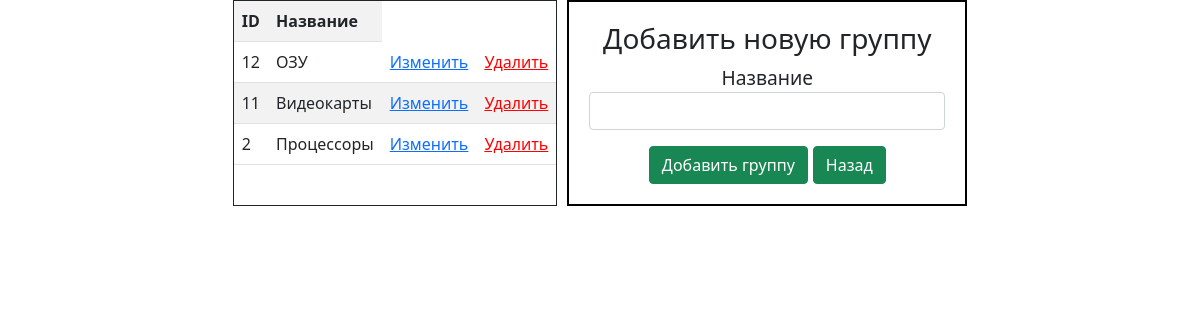
Page /groups.php on the earlier database version.
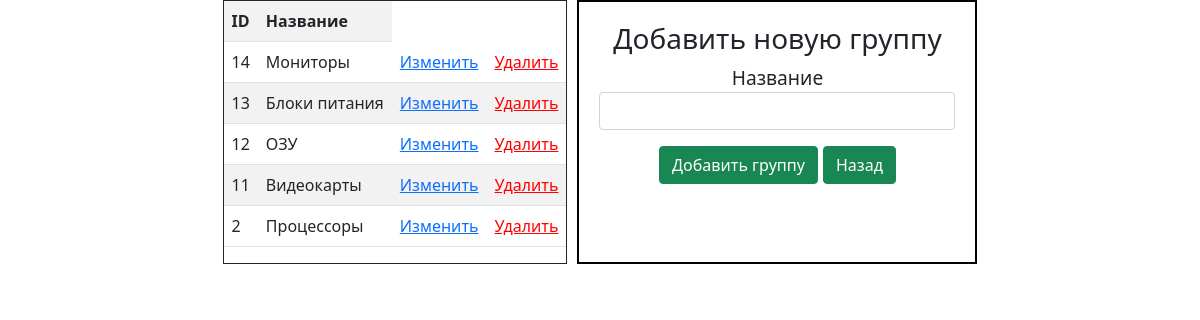
Same page on the later database version.
### tables this page shows
CREATE TABLE `products_groups` (
  `id` int(11) NOT NULL,
  `name` varchar(255) DEFAULT NULL
);

### groups.php (the view, shortened to what this page needs)
<?php
require_once 'config/connect.php';
?>
<!doctype html>
<html lang="en">
<head>
    <link rel="stylesheet" href="style.css">
    <link rel="stylesheet" type="text/css" href="https://cdn.jsdelivr.net/npm/bootstrap@5.1.3/dist/css/bootstrap.min.css">
</head>
<body>
    <div class='wrap'>
        <div class="border border-dark">
            <table class='table table-striped'>
                <tr>
                    <th>ID</th>
                    <th>Название</th>
                </tr>
                <?php
                    $products_groups = mysqli_query($connect, "SELECT * FROM `products_groups` order by products_groups.id desc limit 20;");
                    $products_groups = mysqli_fetch_all($products_groups);
                    foreach ($products_groups as $group) {
                        ?>
                            <tr>
                                <td><?= $group[0] ?></td>
                                <td><?= $group[1] ?></td>
                                <td><a href="update_groups.php?id=<?= $group[0] ?>">Изменить</a></td>
                                <td><a style="color: red;" href="vendor/delete_groups.php?id=<?= $group[0] ?>">Удалить</a></td>
                            </tr>
                        <?php
                    }
                ?>
            </table>
        </div>
        <form action="vendor/create_groups.php" method="post" class='space'>
            <div class='row align-items-start'>
                <big><h3>Добавить новую группу</h3>
                <p>Название
                <input class="form-control" type="text" name="name"></p>
                <button class="btn btn-success" type="submit">Добавить группу</button>
                <button class="btn btn-success" type="button" onclick="location.href='http://crud:8080/index1.php'">Назад</button>
            </div>
        </form>
    </div>
</body>
</html>

Differences in the rows shown:
added products_groups: id "14", name "Мониторы"
added products_groups: id "13", name "Блоки питания"
